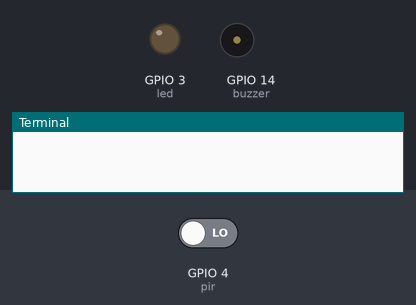
Bench run of a program on a simulated Raspberry Pi (BCM pin numbers). Shown: output pins drawn as LEDs (lit = HIGH), buzzer (waves = sounding, pin HIGH), the last lines printed to the terminal. The test bench sets the inputs (shaded band); at power-on: GPIO 4 (pir) LOW.

Above: at 1.2 s.
1.3 s: GPIO 4 (pir) driven HIGH
At 2.5 s:
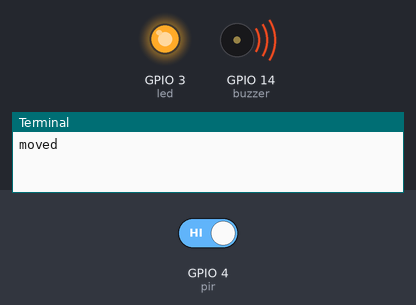
2.8 s: GPIO 4 (pir) driven LOW
At 3.8 s:
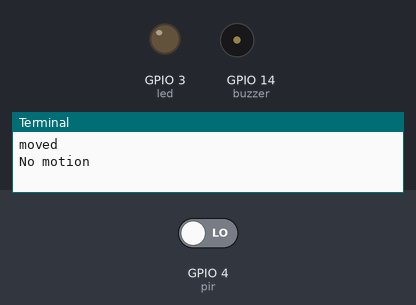
Timing chart, 0 to 5.8 s (numbered marks = the images above; inputs shaded):
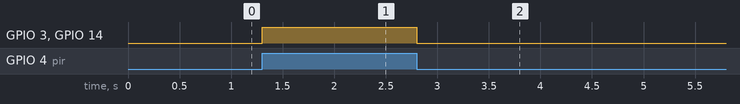

The program:

pirtest.py
```python
from gpiozero import MotionSensor
from gpiozero import LED
from gpiozero import Buzzer
from time import sleep
pir = MotionSensor(4)
led = LED(3)
buzzer= Buzzer(14)

while True:
    if pir.wait_for_motion():
        print("moved")
        led.on()
        buzzer.on()


    if pir.wait_for_no_motion():
        print("No motion")
        led.off()
        buzzer.off()
```

Measured:
- after the input at 1.3 s, GPIO 3 (led), GPIO 14 (buzzer): LOW → HIGH at once
- after the input at 2.8 s, GPIO 3 (led), GPIO 14 (buzzer): HIGH → LOW at once
